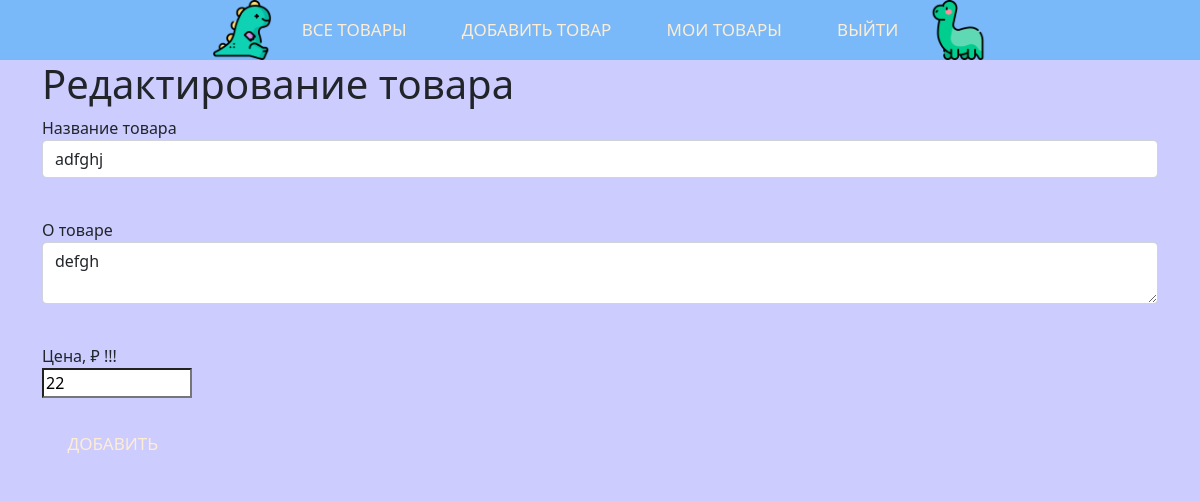
/red/2 (signed in), run on an earlier commit of the app's database.
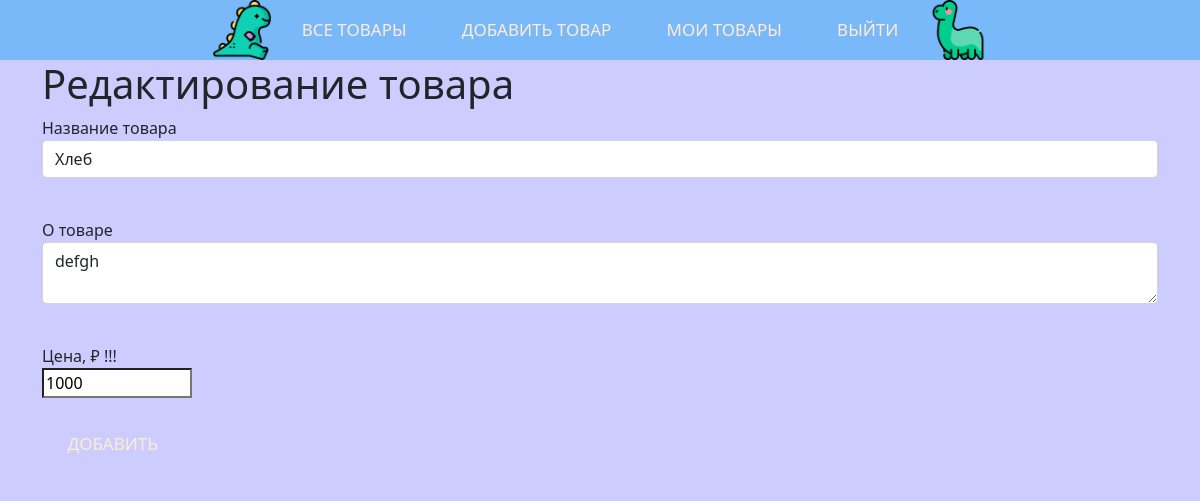
And on a later commit of the database.
### data/tovar.py (models this page shows)
class News(SqlAlchemyBase):
    __tablename__ = 'news'
    id = sqlalchemy.Column(sqlalchemy.Integer,
                               primary_key=True, autoincrement=True)
    title = sqlalchemy.Column(sqlalchemy.String, nullable=True)
    content = sqlalchemy.Column(sqlalchemy.String, nullable=True)
    created_date = sqlalchemy.Column(sqlalchemy.DateTime,
                                     default=datetime.datetime.now())
    cena = sqlalchemy.Column(sqlalchemy.String, nullable=True)
    filename = sqlalchemy.Column(sqlalchemy.String, nullable=True)
    user_id = sqlalchemy.Column(sqlalchemy.Integer,
                                sqlalchemy.ForeignKey("users.id"))
    user = orm.relationship('User')

### main.py (the view, shortened to what this page needs)
    @app.route('/red/<int:id>', methods=['GET', 'POST'])
    @login_required
    def edit_news(id):
        form = NewsForm()
        if request.method == "GET":
            db_sess = db_session.create_session()
            news = db_sess.query(News).filter(News.id == id,
                                              News.user == current_user
                                              ).first()
            if news:
                form.title.data = news.title
                form.content.data = news.content
                form.cena.data = news.cena
            else:
                abort(404)
        return render_template('red.html',
                               title='Редактирование новости',
                               form=form
                               )

### forms/new_tovar.py
class NewsForm(FlaskForm):
    title = StringField('Название товара', validators=[DataRequired()])
    content = TextAreaField("О товаре")
    cena = StringField('Цена, ₽')
    submit = SubmitField('Добавить')

### data/db_session.py (called while the page is built)
def create_session() -> Session:
    global __factory
    return __factory()

### templates/red.html (shortened to what this page needs)
{% extends "base.html" %}
{% block content %}
<h1>Редактирование товара</h1>
<form action="" method="post" enctype="multipart/form-data">
    <p>
        {{ form.title.label }}<br>
        {{ form.title(class="form-control") }}<br>
    </p>
    <p>
        {{ form.content.label }}<br>
        {{ form.content(class="form-control") }}<br>
    </p>
    <p class="1">
        {{form.cena.label}} {{message}}!!!<br>
        {{ form.cena(class="form-control-chena")}}<br>
    </p>
    <p style="color:black;">{{ form.submit(type="submit", class="btn btn-primary") }}</p>
</form>
{% endblock %}

### templates/base.html (shortened to what this page needs)
<!doctype html>
<html lang="en">
<head>
                             <link rel="stylesheet"
                             href="https://cdn.jsdelivr.net/npm/bootstrap@5.0.0-beta1/dist/css/bootstrap.min.css"
>
</head>
<body style="background-color:#CCCCFF;">
<header style="background-color:#7AB9F9">
    <nav style="background-color:#7AB9F9;display: block;
    margin:0 auto; display: flex;" class="navbar_navbar-light_bg-light">
        <div style="text-align: center; display: block;
    margin-left: auto;
    margin-right: auto">
        <img style="height:60;width:60px;" src="/static/img/dino.png" alt="Тут должно фото сайта">
        <a href="/" class="btn btn-secondary">Все товары</a>
{% if current_user.is_authenticated %}
    <a href="/new_tovar" class="btn">Добавить товар</a>
    <a href="/my_tovar" class="btn">Мои товары</a>
{% endif %}
        {% if current_user.is_authenticated %}
    <a class="btn btn-primary " href="/logout">Выйти</a>{% else %}
    <p>
        <a class="btn btn-primary " href="/register">Зарегистрироваться</a>
        <a class="btn btn-success" href="/login">Войти</a>
    </p>
{% endif %}
            <img style="height:60;width:60px;" src="/static/img/dinosaur.png" alt="Тут должно фото сайта"></div>
    </nav>
</header>
<main role="main" class="container">
    {% block content %}{% endblock %}
</main>
</body>
</html>

### templates/base.html (style rules this page uses)
.form-control-chena { width: 150px; white-space: nowrap; background-color: white; }
.btn { font-size: 17px; background: transparent; border: none; padding: 1em 1.5em; color: #ffedd3; text-transform: uppercase; position: relative; transition: .5s ease; }
.btn::before { content: ''; position: absolute; left: 0; bottom: 0; height: 2px; width: 0; background-color: #ffc506; transition: .5s ease; }
.btn::after { content: ''; position: absolute; left: 0; bottom: 0; height: 0; width: 100%; background-color: #ffc506; transition: .4s ease; z-index: -1; }

What changed in the data, as far as the page shows it:
changed News "defgh": title "adfghj" → "Хлеб"; cena "22" → "1000"
